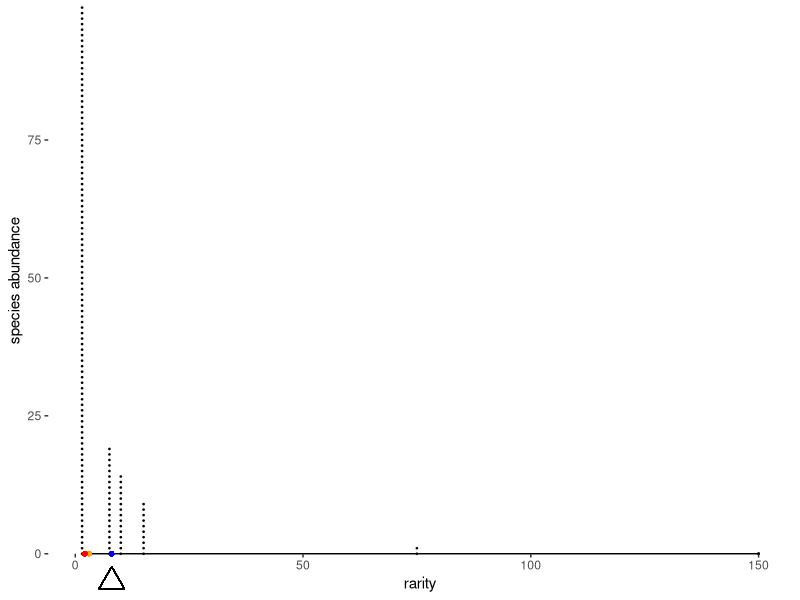
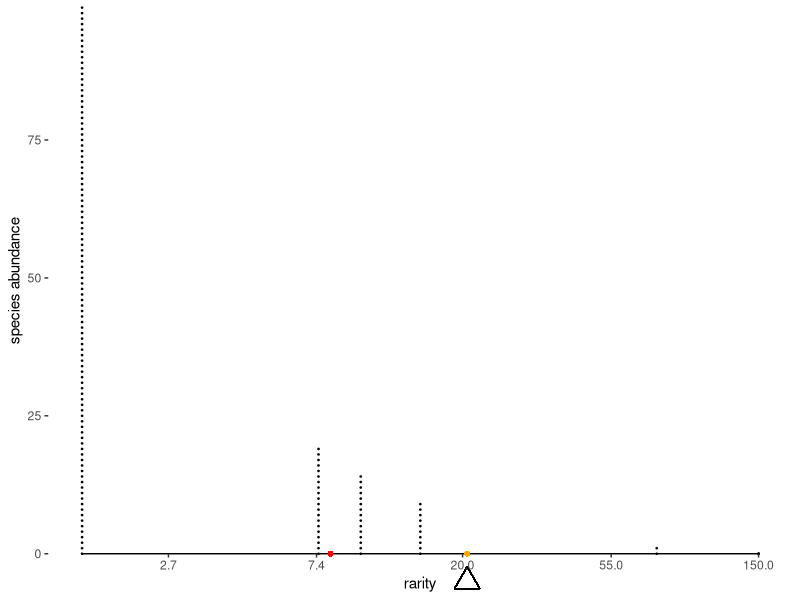
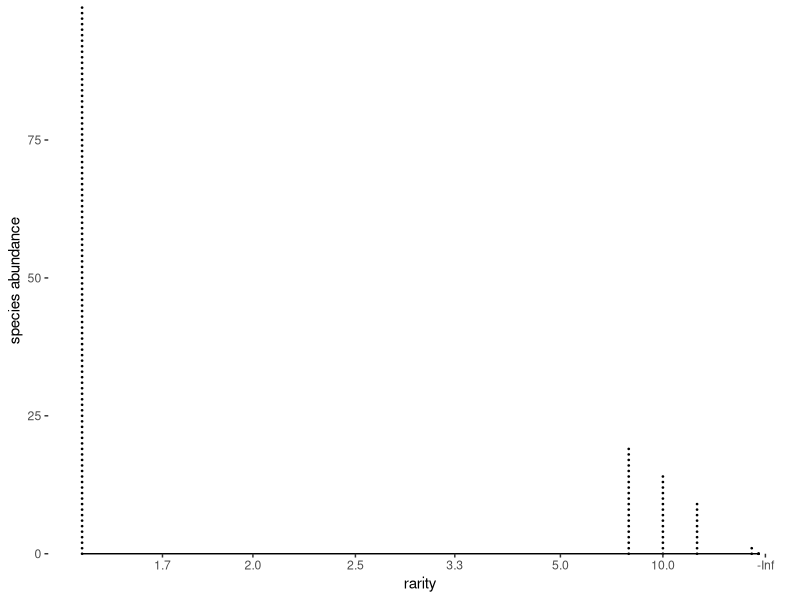

Here is the R script that generated these plots, in order:
library(tidyverse)
library(ggthemes)
library(grid)

theme_set(theme_tufte(base_family = "sans"))

require(scales) # trans_new() is in the scales library
pfun=function(x, pow){
	if (pow==0) return(log(x))
	return(sign(pow)*x^pow)
}

ipfun=function(x, pow, offset=0){
	if (pow==0) return(exp(x))
	return(sign(pow)*(x+offset)^(1/pow))
}

#add a diversity function to make graphs more complicated
dfun<-function(ab, l){ipfun(sum(ab*pfun(sum(ab)/ab, l))/sum(ab),l)}

## This is weird craftiness to make functions above work with coord_trans

prettify <- function(breaks){
    # round numbers, more aggressively the larger they are
    digits <- -floor(log10(abs(breaks))) + 1
    digits[breaks == 0] <- 0
    return(round(breaks, digits = digits))
}

power_trans = function(pow) trans_new(name="power"
    , transform = function(x) pfun(x, pow)
	, inverse = function(x) ipfun(x, pow)
	, breaks = function(x) prettify(trans_breaks(function(x) pfun(x, pow), function(x) ipfun(x, pow), n =5) (c(0,x)*1.1))
    , domain = c(1, 10000)
)

#add some stupid columns and rows to df to make easier to graph
fancy_rep<-function(df){k<-data.frame(df[rep(1:nrow(df), df$abundance),])
    k %>% group_by(abundance) %>% mutate(gr=1:abundance)}

#Function to plot everything, with some complicated parts inside
rarity_plot <- function(abundance, p){
	rf <- tibble(names = as.factor(1:length(abundance))
		, abundance
		, rarity = sum(abundance)/abundance
	)
	div <- summarise(rf, div=ipfun(
		sum(abundance*pfun(rarity, p))/sum(abundance)
		, p
	)) %>% pull(div)
	# rf2<-data.frame("gr"=as.factor(1:nrow(fancy_rep(rf))),fancy_rep(rf))
	rf2<-fancy_rep(rf) 
	
	rp <- (ggplot(rf2, aes(x=rarity))
	       #This makes almost ok stacks of boxes. not ok because of scaling transformations
	       +geom_point(aes(y=gr-1), size=0.25)
	       # +geom_bar(aes(group=gr, width=0.1),fill="grey", colour="black", size=0.1)
	       # + geom_vline(xintercept=div, color="red", size=1.1)
	  
	       
	       # + geom_vline(xintercept=dfun(ab,-1), color="purple", linetype=4, size=1)
	       # + geom_vline(xintercept=dfun(ab,0), color="green", linetype=5, size=1)
	     
	  #This makes a nice line that doesn't have issues with scaling
	# + geom_segment(aes(x=rarity, xend=rarity, y=abundance, yend=0), size=1.6)
	
	   +coord_cartesian(clip="off")
	
	#this one seems to work better with the labels
	+ scale_x_continuous(trans=power_trans(pow=p))
		
	#the expand=c(0,0) is what fixes x-axis in place at y=0
		+ scale_y_continuous(expand=c(0,0))

		#this is what makes the axis lines... it is just a line segment from min to max of the provided data. teh breaks are provided in scale_x_continuous or scale_y_continuous, wich in turn can get them from 
		+ geom_rangeframe(data=data.frame(rarity=c(min(rf$rarity), max(rf$rarity)), abundance=c(0,max(rf$abundance)+10)))
	# + geom_point(aes(x=div, y=-2, color="red"))
	
	    + theme(legend.position="none")
	+labs(y="species abundance")
	
	+ geom_point(x=dfun(ab,1), y=0, color="blue", size=1)
	+ geom_point(x=dfun(ab,0), y=0, color="orange", size=1)
	+ geom_point(x=dfun(ab,-1), y=0, color="red", size=1)
	+ geom_point(x=div, y=-0.05*max(ab), size=6, shape=2)
	)
	return(rp)
}

#provide abundance vectors
ab <- c(20,30,50)
ab<-c(100, 20, 15, 10, 2, 1, 1,1)
# ab<-c(50,20,30,5,3,2)

#actually plot data
plot_properly<-function(x){
    gt<-x
gt$layout$clip[gt$layout$name=="panel"] <- "off"
grid.draw(gt)
}

plot_properly(rarity_plot(ab,1))
plot_properly(rarity_plot(ab,0))
plot_properly(rarity_plot(ab,-1))
